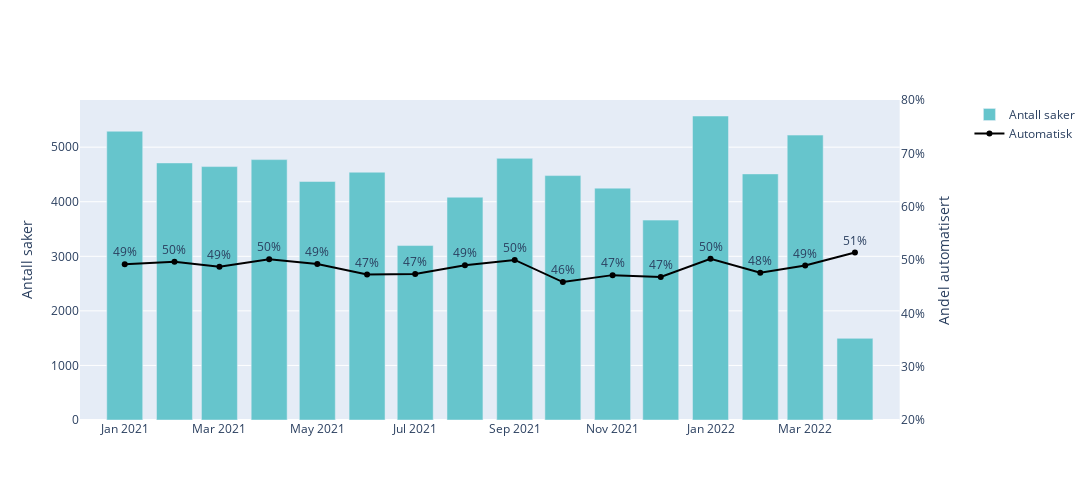

This figure's notebook cell:
### Code cell
df_plot = df.iloc[-16:,:]

fig = make_subplots(specs=[[{"secondary_y": True}]])
fig.add_trace(go.Bar(x=df_plot["ÅR-MÅNED"], y=df_plot["TOTALT"], marker_color=pastel[0], name="Antall saker"), secondary_y=False)
fig.add_trace(go.Scatter(x=df_plot["ÅR-MÅNED"], y=df_plot["AUTOGRAD"], text=df_plot["AUTOGRAD_PROSENT"], mode='lines+markers+text', marker_color="black", name="Automatisk", textposition='top center'), secondary_y=True)
#fig.add_trace(go.Scatter(x=df_plot["ÅR-MÅNED"], y=df_plot["DP_AUTOGRAD"], marker_color=pastel[2], name="Automatisk DP"), secondary_y=True)
fig.update_yaxes(title_text="Andel automatisert", secondary_y=True, range=[0.2,0.8], tickformat='.0%')
fig.update_yaxes(title_text="Antall saker", secondary_y=False)
fig.layout.yaxis2.showgrid = False
fig.update_layout(
    autosize=False,
    width=1300,
    height=500,)

### Figure 1 — Plotly figure (JSON) as saved in the notebook; plotly's stock layout.template omitted (floating-point values rounded to 4 significant figures)
{"data": [{"marker": {"color": "rgb(102, 197, 204)"}, "name": "Antall saker", "type": "bar", "x": ["2021-1", "2021-2", "2021-3", "2021-4", "2021-5", "2021-6", "2021-7", "2021-8", "2021-9", "2021-10", "2021-11", "2021-12", "2022-1", "2022-2", "2022-3", "2022-4"], "xaxis": "x", "y": [5292, 4711, 4644, 4772, 4371, 4541, 3197, 4083, 4795, 4479, 4249, 3663, 5571, 4510, 5221, 1496], "yaxis": "y"}, {"marker": {"color": "black"}, "mode": "lines+markers+text", "name": "Automatisk", "text": ["49%", "50%", "49%", "50%", "49%", "47%", "47%", "49%", "50%", "46%", "47%", "47%", "50%", "48%", "49%", "51%"], "textposition": "top center", "type": "scatter", "x": ["2021-1", "2021-2", "2021-3", "2021-4", "2021-5", "2021-6", "2021-7", "2021-8", "2021-9", "2021-10", "2021-11", "2021-12", "2022-1", "2022-2", "2022-3", "2022-4"], "xaxis": "x", "y": [0.4923, 0.4965, 0.4875, 0.5015, 0.4923, 0.473, 0.4736, 0.4903, 0.5001, 0.4586, 0.4716, 0.4682, 0.5024, 0.4761, 0.4898, 0.514], "yaxis": "y2"}], "layout": {"autosize": false, "height": 500, "width": 1300, "xaxis": {"anchor": "y", "autorange": true, "domain": [0, 0.94], "range": ["2020-12-04 14:38:57.7623", "2022-04-28 09:21:02.2377"], "type": "date"}, "yaxis": {"anchor": "x", "autorange": true, "domain": [0, 1], "range": [0, 5864.0], "title": {"text": "Antall saker"}, "type": "linear"}, "yaxis2": {"anchor": "x", "overlaying": "y", "range": [0.2, 0.8], "showgrid": false, "side": "right", "tickformat": ".0%", "title": {"text": "Andel automatisert"}, "type": "linear"}}}
